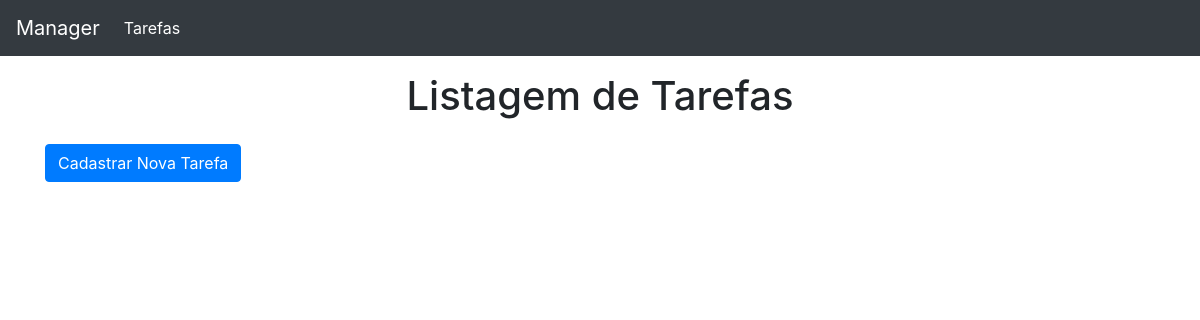
/tarefas/listar/ (signed in), run on an earlier commit of the app's database.
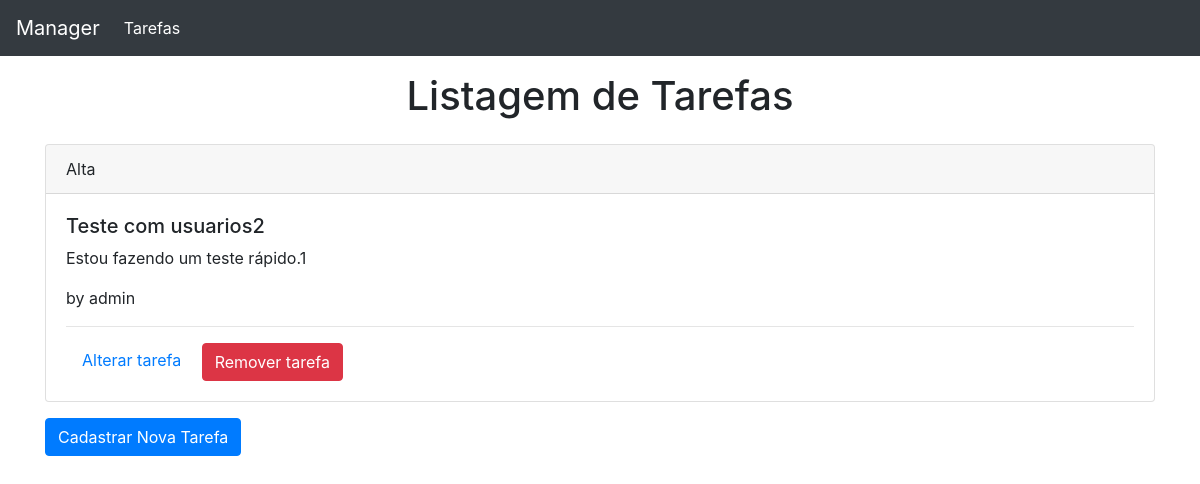
And on a later commit of the database.
### app/models.py (models this page shows)
class Tarefa(models.Model):
    PRIORIDADE_CHOICES = [
        ('A', "Alta"),
        ('N', "Normal"),
        ('B', "Baixa"),
    ]
    titulo = models.CharField(max_length=30, null=False, blank=False)
    public = models.BooleanField(default=False)
    descricao = models.CharField(max_length=100, null=False, blank=False)
    data_expiracao = models.DateField(null=False, blank=False)
    prioridade = models.CharField(max_length=1, choices=PRIORIDADE_CHOICES, null=False, blank=False)
    usuario = models.ForeignKey(User, null=True, on_delete=models.CASCADE )

### app/views/tarefas_views.py (the view)
# urls.py: path('listar/', listar_tarefas, name="listar_tarefas"),
@login_required
def listar_tarefas(request):
    usuario_logado  = request.user.id
    tarefas = tarefa_service.listar_tarefas(usuario_logado)
    return render(request, 'tarefas/listar_tarefas.html',{'tarefas':tarefas})

### app/services/tarefa_service.py (called while the page is built)
def listar_tarefas(id_user):
    todas_do_user = Tarefa.objects.filter(usuario=id_user).all()
    return todas_do_user

### app/templates/tarefas/listar_tarefas.html
{% extends 'base.html' %}
{% block content %}
	<h1 class="text-center p-3">Listagem de Tarefas</h1>
	{% for tarefa in tarefas %}
	<div class="card mb-3">
		<div class="card-header">
			{{ tarefa.get_prioridade_display }}
		</div>
		<div class="card-body">
			<h5 class="card-titile">{{ tarefa.titulo }}</h5>
			<p class="card-text">{{ tarefa.descricao }}</p>
			<p class="card-text">by {{ tarefa.usuario }}</p>
			<hr>
			<a href="{% url 'app:editar_tarefas' tarefa.id %}" class="p-3">Alterar tarefa</a>
			<a href="{% url 'app:remover_tarefas' tarefa.id %}"class="md-3 btn btn-danger">Remover tarefa</a>
		</div>
	</div>
	{% endfor %}
	<a href="{% url 'app:cadastrar_tarefas' %}"><input type="button" class="btn btn-primary" value="Cadastrar Nova Tarefa"></a>
{% endblock %}

What changed in the data, as far as the page shows it:
added Tarefa: prioridade "Alta", titulo "Teste com usuarios2", descricao "Estou fazendo um teste rápido.1", usuario "admin"
